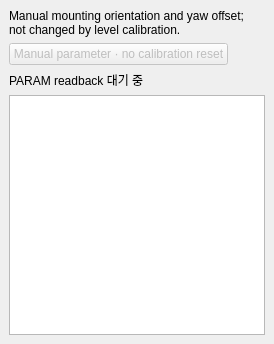
                        <widget class="QWidget" name="widget96">
                          <property name="minimumSize">
                            <size>
                              <width>0</width>
                              <height>0</height>
                            </size>
                          </property>
                          <property name="maximumSize">
                            <size>
                              <width>16777215</width>
                              <height>16777215</height>
                            </size>
                          </property>
                          <layout class="QVBoxLayout" name="layout97" stretch="0,0,0,1">
                            <property name="leftMargin">
                              <number>9</number>
                            </property>
                            <property name="topMargin">
                              <number>9</number>
                            </property>
                            <property name="rightMargin">
                              <number>9</number>
                            </property>
                            <property name="bottomMargin">
                              <number>9</number>
                            </property>
                            <property name="spacing">
                              <number>6</number>
                            </property>
                            <item>
                              <widget class="QLabel" name="widget98">
                                <property name="minimumSize">
                                  <size>
                                    <width>0</width>
                                    <height>0</height>
                                  </size>
                                </property>
                                <property name="maximumSize">
                                  <size>
                                    <width>16777215</width>
                                    <height>16777215</height>
                                  </size>
                                </property>
                                <property name="text">
                                  <string>Manual mounting orientation and yaw offset; not changed by level calibration.</string>
                                </property>
                                <property name="wordWrap">
                                  <bool>true</bool>
                                </property>
                                <property name="alignment">
                                  <set>Qt::AlignLeft|Qt::AlignVCenter</set>
                                </property>
                                <property name="textInteractionFlags">
                                  <set>Qt::LinksAccessibleByMouse</set>
                                </property>
                                <property name="legacyObjectName" stdset="0">
                                  <string>compactContract</string>
                                </property>
                              </widget>
                            </item>
                            <item>
                              <layout class="QHBoxLayout" name="layout99" stretch="0,1">
                                <property name="leftMargin">
                                  <number>0</number>
                                </property>
                                <property name="topMargin">
                                  <number>0</number>
                                </property>
                                <property name="rightMargin">
                                  <number>0</number>
                                </property>
                                <property name="bottomMargin">
                                  <number>0</number>
                                </property>
                                <property name="spacing">
                                  <number>6</number>
                                </property>
                                <item>
                                  <widget class="QPushButton" name="px4_parameter_reset_buttons_left_board">
                                    <property name="minimumSize">
                                      <size>
                                        <width>0</width>
                                        <height>0</height>
                                      </size>
                                    </property>
                                    <property name="maximumSize">
                                      <size>
                                        <width>16777215</width>
                                        <height>16777215</height>
                                      </size>
                                    </property>
                                    <property name="toolTip">
                                      <string>SENS_BOARD_ROT/Z_OFF are manual board-orientation parameters and are not changed by level calibration.</string>
                                    </property>
                                    <property name="enabled">
                                      <bool>false</bool>
                                    </property>
                                    <property name="text">
                                      <string>Manual parameter · no calibration reset</string>
                                    </property>
                                  </widget>
                                </item>
                                <item>
                                  <spacer name="spacer101">
                                    <property name="orientation">
                                      <enum>Qt::Horizontal</enum>
                                    </property>
                                    <property name="sizeHint">
                                      <size>
                                        <width>0</width>
                                        <height>0</height>
                                      </size>
                                    </property>
                                  </spacer>
                                </item>
                              </layout>
                            </item>
                            <item>
                              <widget class="QLabel" name="px4_parameter_group_status_labels_left_board">
                                <property name="minimumSize">
                                  <size>
                                    <width>0</width>
                                    <height>0</height>
                                  </size>
                                </property>
                                <property name="maximumSize">
                                  <size>
                                    <width>16777215</width>
                                    <height>16777215</height>
                                  </size>
                                </property>
                                <property name="text">
                                  <string>PARAM readback 대기 중</string>
                                </property>
                                <property name="wordWrap">
                                  <bool>true</bool>
                                </property>
                                <property name="alignment">
                                  <set>Qt::AlignLeft|Qt::AlignVCenter</set>
                                </property>
                                <property name="textInteractionFlags">
                                  <set>Qt::TextSelectableByMouse</set>
                                </property>
                                <property name="legacyObjectName" stdset="0">
                                  <string>statusStrip</string>
                                </property>
                              </widget>
                            </item>
                            <item>
                              <widget class="QTableView" name="px4_parameter_tables_left_board">
                                <property name="minimumSize">
                                  <size>
                                    <width>0</width>
                                    <height>240</height>
                                  </size>
                                </property>
                                <property name="maximumSize">
                                  <size>
                                    <width>16777215</width>
                                    <height>16777215</height>
                                  </size>
                                </property>
                                <property name="editTriggers">
                                  <set>QAbstractItemView::NoEditTriggers</set>
                                </property>
                                <property name="selectionBehavior">
                                  <enum>QAbstractItemView::SelectRows</enum>
                                </property>
                                <property name="selectionMode">
                                  <enum>QAbstractItemView::ExtendedSelection</enum>
                                </property>
                                <attribute name="verticalHeaderVisible">
                                  <bool>false</bool>
                                </attribute>
                                <attribute name="horizontalHeaderStretchLastSection">
                                  <bool>true</bool>
                                </attribute>
                                <property name="horizontalScrollMode">
                                  <enum>QAbstractItemView::ScrollPerItem</enum>
                                </property>
                                <property name="alternatingRowColors">
                                  <bool>true</bool>
                                </property>
                              </widget>
                            </item>
                          </layout>
                          <attribute name="title">
                            <string>Board orientation (manual)</string>
                          </attribute>
                        </widget>
